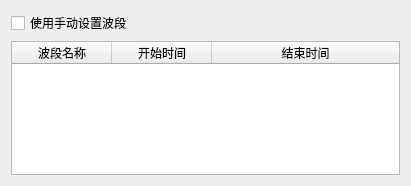
<?xml version="1.0" encoding="UTF-8"?>
<ui version="4.0">
 <class>DialogHandleWave</class>
 <widget class="QWidget" name="DialogHandleWave">
  <property name="geometry">
   <rect>
    <x>0</x>
    <y>0</y>
    <width>411</width>
    <height>186</height>
   </rect>
  </property>
  <property name="windowTitle">
   <string>Form</string>
  </property>
  <layout class="QGridLayout" name="gridLayout">
   <item row="1" column="0">
    <widget class="QTableWidget" name="tableWidget">
     <attribute name="horizontalHeaderStretchLastSection">
      <bool>true</bool>
     </attribute>
     <column>
      <property name="text">
       <string>波段名称</string>
      </property>
     </column>
     <column>
      <property name="text">
       <string>开始时间</string>
      </property>
     </column>
     <column>
      <property name="text">
       <string>结束时间</string>
      </property>
     </column>
    </widget>
   </item>
   <item row="0" column="0">
    <widget class="QCheckBox" name="checkBox">
     <property name="text">
      <string>使用手动设置波段</string>
     </property>
    </widget>
   </item>
  </layout>
 </widget>
 <resources/>
 <connections/>
</ui>
